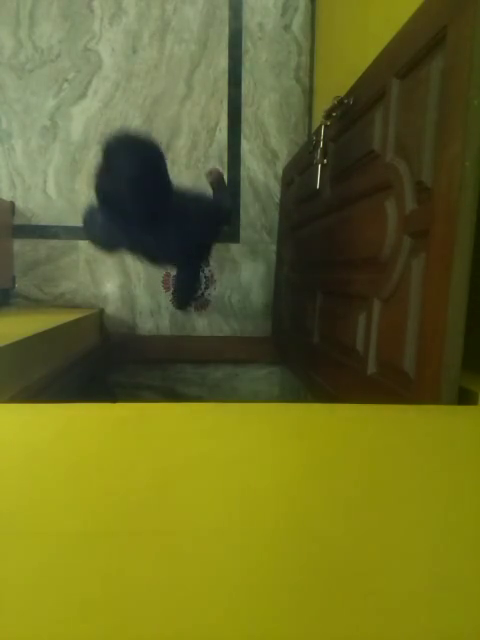
#> input picture frame 66 of haha.mp4, 480 x 640 px, given in place of agoravai.mp4, which was not available
$ python outro.py
#> lines starting #> are read from the running program, lines starting #| are printed output that depends on the picture
import numpy as np
import time
import imutils
import cv2

avg = None
video = cv2.VideoCapture("agoravai.mp4")
xvalues = list()
motion = list()
count1 = 0
count2 = 0
def find_majority(k):
    myMap = {}
    maximum = ( '', 0 ) # (occurring element, occurrences)
    for n in k:
        if n in myMap: myMap[n] += 1
        else: myMap[n] = 1

        # Keep track of maximum on the go
        if myMap[n] > maximum[1]: maximum = (n,myMap[n])

    return maximum

while 1:
    ret, frame = video.read()
#> frame is the input picture: shape (640, 480, 3); mean B, G, R 38.2, 106.7, 105.5
    flag = True
    text=""

    frame = imutils.resize(frame, width=500)
#> frame: shape (666, 500, 3)
    gray = cv2.cvtColor(frame, cv2.COLOR_BGR2GRAY)
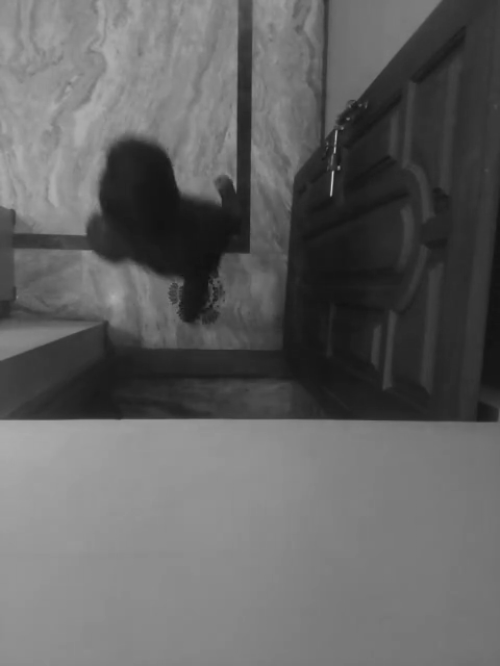
#> gray: shape (666, 500); min 17, max 187, mean 98.4
    gray = cv2.GaussianBlur(gray, (21, 21), 0)

    if avg is None:
        print ("[INFO] starting background model...")
        avg = gray.copy().astype("float")
        continue

    cv2.accumulateWeighted(gray, avg, 0.5)
    frameDelta = cv2.absdiff(gray, cv2.convertScaleAbs(avg))
    thresh = cv2.threshold(frameDelta, 5, 255, cv2.THRESH_BINARY)[1]
    thresh = cv2.dilate(thresh, None, iterations=2)
    cnts = cv2.findContours(thresh.copy(), cv2.RETR_EXTERNAL, cv2.CHAIN_APPROX_SIMPLE)[0]

    for c in cnts:
        if cv2.contourArea(c) < 5000:
            continue

        (x, y, w, h) = cv2.boundingRect(c)
        xvalues.append(x)

        cv2.rectangle(frame, (x, y), (x + w, y + h), (0, 0, 255), 2)

    flag = False

    no_x = len(xvalues)

    if (no_x > 2):
        difference = xvalues[no_x - 1] - xvalues[no_x - 2]
        if(difference > 0):
            motion.append(1)
        else:
            motion.append(0)

    if flag is True:
        if (no_x > 5):
            val, times = find_majority(motion)
            if val == 1 and times >= 15:
                count1 += 1
            else:
                count2 += 1

        xvalues = list()
        motion = list()

    cv2.line(frame, (260, 0), (260,480), (0,255,0), 2)
    cv2.line(frame, (420, 0), (420,480), (0,255,0), 2)
    cv2.putText(frame, "In: {}".format(count1), (10, 20), cv2.FONT_HERSHEY_SIMPLEX, 0.5, (0, 0, 255), 2)
    cv2.putText(frame, "Out: {}".format(count2), (10, 40), cv2.FONT_HERSHEY_SIMPLEX, 0.5, (0, 0, 255), 2)
    cv2.imshow("Frame",frame)
    cv2.imshow("Gray",gray)
    cv2.imshow("FrameDelta",frameDelta)

    key = cv2.waitKey(1) & 0xFF
    if key == ord('q'):
        break

video.release()
cv2.destroyAllWindows()

$ run again, starting later in the video
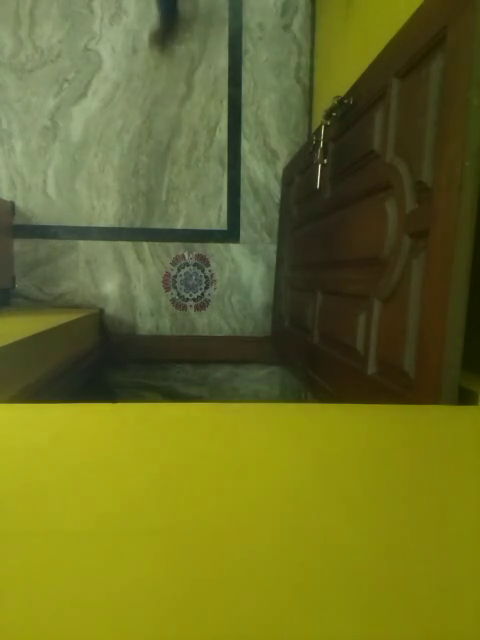
#> input picture frame 299 of haha.mp4, 480 x 640 px, given in place of agoravai.mp4, which was not available
#> frame is the input picture: shape (640, 480, 3); mean B, G, R 38, 109.9, 106.8
#> frame: shape (666, 500, 3)
#> `gray = cv2.cvtColor(frame, cv2.COLOR_BGR2GRAY)`:
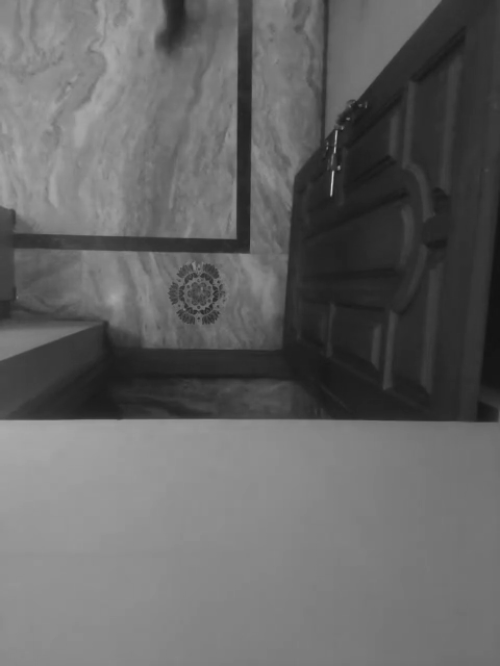
#> gray: shape (666, 500); min 18, max 190, mean 100.6

$ run again, starting later in the video
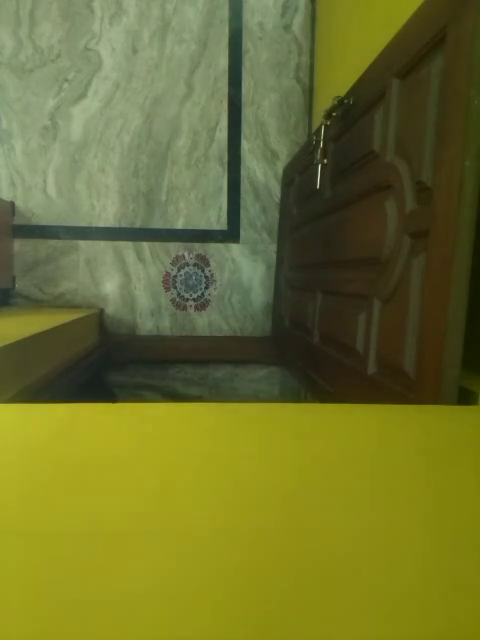
#> input picture frame 532 of haha.mp4, 480 x 640 px, given in place of agoravai.mp4, which was not available
#> frame is the input picture: shape (640, 480, 3); mean B, G, R 45.8, 113.5, 110
#> frame: shape (666, 500, 3)
#> `gray = cv2.cvtColor(frame, cv2.COLOR_BGR2GRAY)`:
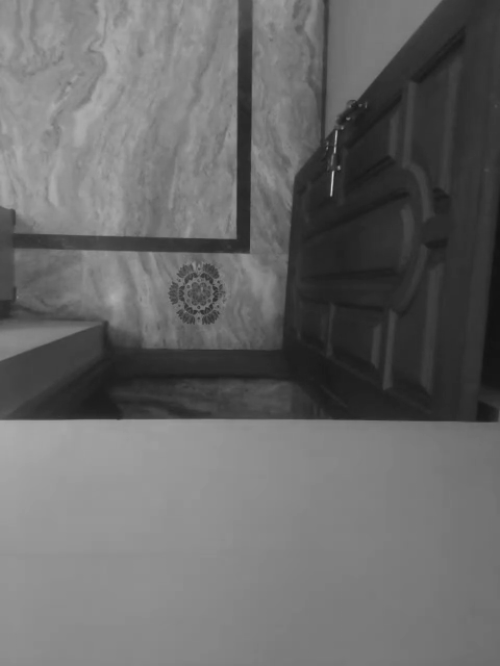
#> gray: shape (666, 500); min 18, max 193, mean 104.7
